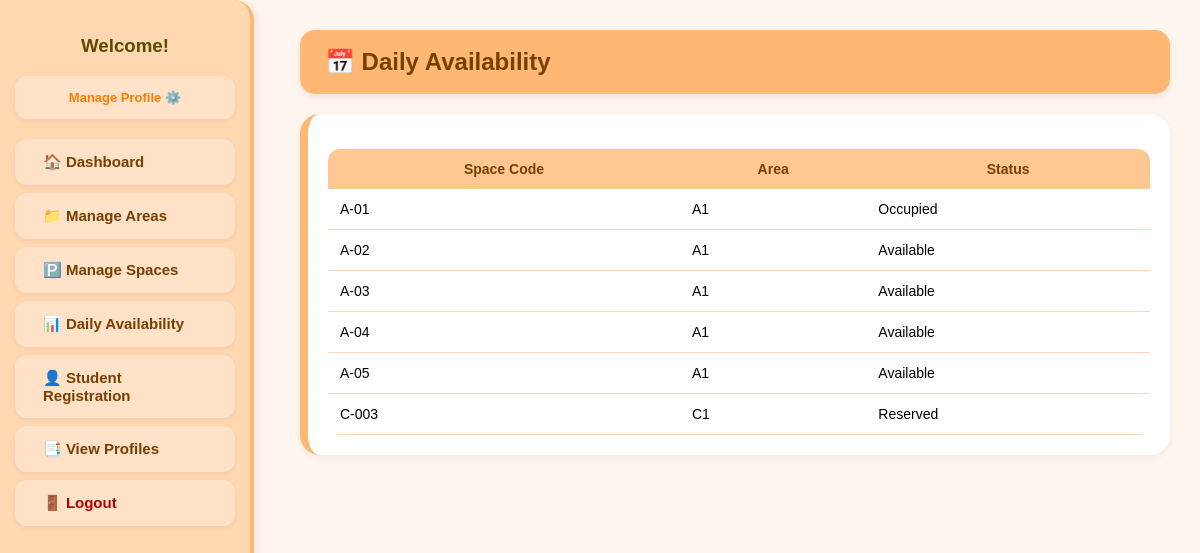
The app's page /Module2/daily_availability.php, older data.
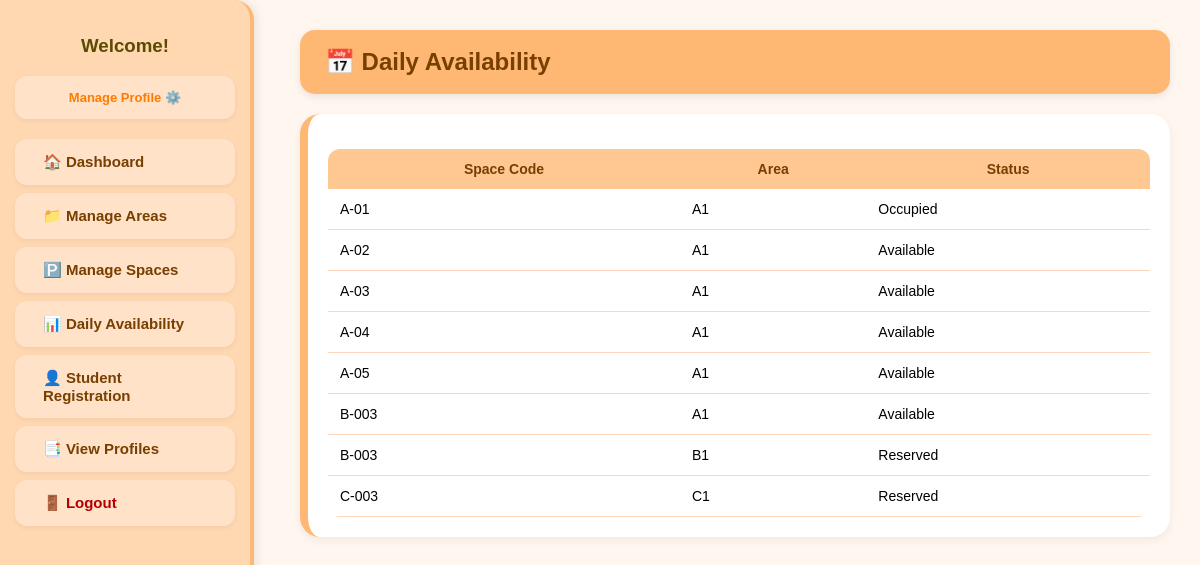
The same page, newer data.
### tables this page shows
CREATE TABLE `parking_space` (
  `ParkingSpaceID` varchar(10) NOT NULL,
  `ParkingAreaID` varchar(10) NOT NULL,
  `StatusID` varchar(10) DEFAULT NULL,
  `SpaceCode` varchar(20) DEFAULT NULL,
  `SpaceType` varchar(20) DEFAULT NULL
);

CREATE TABLE `parking_area` (
  `ParkingAreaID` varchar(10) NOT NULL,
  `AreaCode` varchar(20) DEFAULT NULL,
  `AreaName` varchar(50) DEFAULT NULL,
  `AreaType` varchar(20) DEFAULT NULL,
  `AreaDescription` text DEFAULT NULL,
  `AreaStatus` varchar(20) NOT NULL DEFAULT 'Active',
  `Capacity` int(11) DEFAULT NULL,
  `LocationDesc` varchar(100) DEFAULT NULL
);

CREATE TABLE `space_status` (
  `StatusID` varchar(10) NOT NULL,
  `StatusName` varchar(50) DEFAULT NULL,
  `Description` text DEFAULT NULL
);

### Module2/daily_availability.php (the view, shortened to what this page needs)
<?php
require '../config.php';
$sql = "SELECT ps.SpaceCode, pa.AreaCode, ss.StatusName
        FROM parking_space ps
        LEFT JOIN parking_area pa ON ps.ParkingAreaID = pa.ParkingAreaID
        LEFT JOIN space_status ss ON ps.StatusID = ss.StatusID
        ORDER BY pa.AreaCode, ps.SpaceCode";
$res = $conn->query($sql);
?>
<!doctype html>
<html lang="en">
<head>
<link rel="stylesheet" href="../templates/admin_style.css">
</head>
<body>
<?php include_once('../templates/admin_sidebar.php'); ?>
<div class="main-content">
<div class="page-box">
<header class="header">📅 Daily Availability</header>
<div class="box">
  <table>
    <thead>
      <tr>
        <th>Space Code</th>
        <th>Area</th>
        <th>Status</th>
      </tr>
    </thead>
    <tbody>
      <?php while ($r = $res->fetch_assoc()): ?>
      <tr>
        <td><?= htmlspecialchars($r['SpaceCode']) ?></td>
        <td><?= htmlspecialchars($r['AreaCode']) ?></td>
        <td><?= htmlspecialchars($r['StatusName']) ?></td>
      </tr>
      <?php endwhile; ?>
    </tbody>
  </table>
</div>
</div>
</div>
</body>
</html>

Row changes from the older to the newer data that the page shows:
added parking_space: SpaceCode "B-003", ParkingAreaID.AreaCode "A1", StatusID.StatusName "Available"
added parking_space: SpaceCode "B-003", ParkingAreaID.AreaCode "B1", StatusID.StatusName "Reserved"
